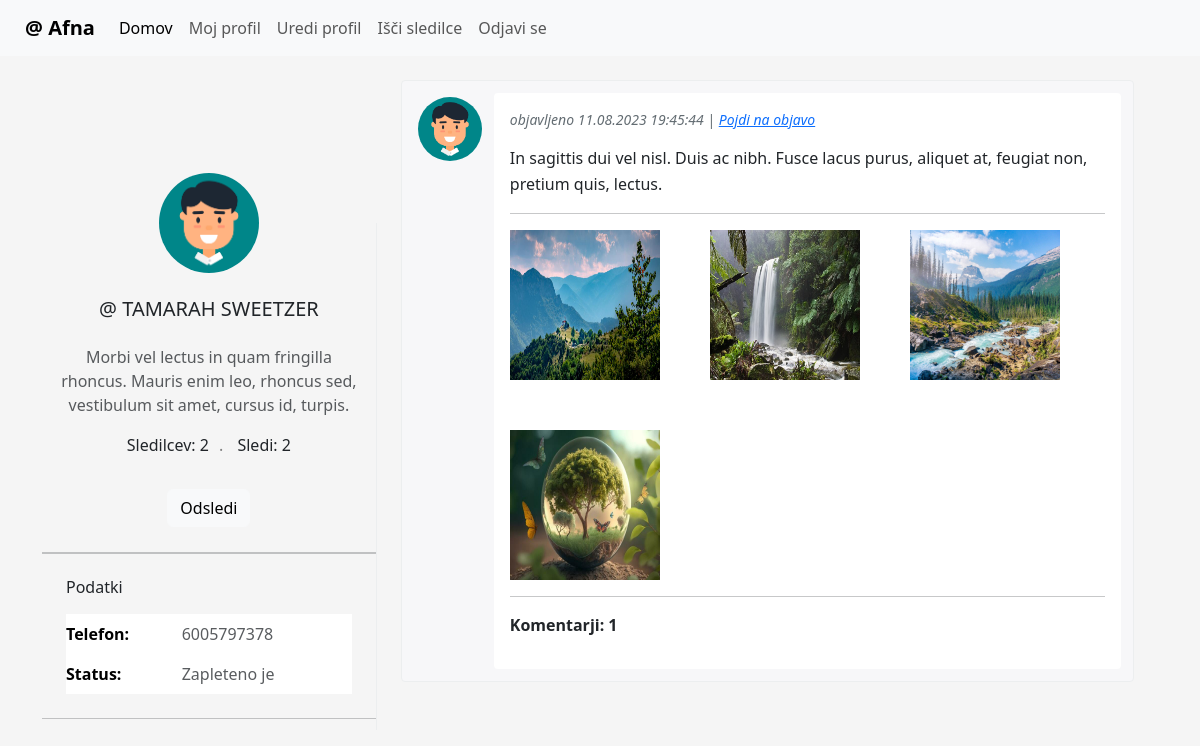
/user.php?user_id=274 (signed in), run on the app's committed database.
### tables this page shows
CREATE TABLE `tab_users` (
  `id` int(11) NOT NULL COMMENT 'Enolični identifikator uporabnika',
  `first_name` varchar(255) DEFAULT NULL COMMENT 'Ime uporabnika',
  `last_name` varchar(255) DEFAULT NULL COMMENT 'Priimek uporabnika',
  `password` varchar(255) DEFAULT NULL COMMENT 'Geslo uporabnika (zašifrirano)',
  `email` varchar(255) DEFAULT NULL COMMENT 'E-poštni naslov uporabnika',
  `telephone` varchar(20) DEFAULT NULL COMMENT 'Telefonska številka uporabnika',
  `description` text DEFAULT NULL COMMENT 'Opis uporabnika',
  `relationship_status` varchar(50) DEFAULT NULL COMMENT 'Stanje razmerja uporabnika',
  `gender` int(1) NOT NULL
);

### profile.php (the view, shortened to what this page needs)
<?php
    include_once 'db.php';
    if (isset($_GET['user_id'])) {
        $user_id = $_GET['user_id'];
    } else {
        $user_id = $_SESSION['user_id'];
    }
    $query = "select *, profile_picture(id) slika from tab_users where id = ?";
    $stmt = $pdo->prepare($query);
    $stmt->execute([$user_id]);
    $user = $stmt->fetch();
    if ($user['relationship_status'] == 0) {
        $relationship_status = 'Samski/samska';
    } elseif ($user['relationship_status'] == 1) {
        $relationship_status = 'V razmerju';
    } elseif ($user['relationship_status'] == 2) {
        $relationship_status = 'Zapleteno je';
    } else {
        $relationship_status = '';
    }
    $query = "select count(*) cnt from tab_user_follower where user_id = ?";
    $stmt = $pdo->prepare($query);
    $stmt->execute([$user_id]);
    $num_followers = $stmt->fetch();
    $num_followers = $num_followers['cnt'];
    $query = "select count(*) cnt from tab_user_follower where follower_id = ?";
    $stmt = $pdo->prepare($query);
    $stmt->execute([$user_id]);
    $num_following = $stmt->fetch();
    $num_following = $num_following['cnt'];
?>
<div class="profile-section-user" style="margin-top:15%;">
    <div class="profile-info-brief p-3"><img class="img-fluid user-profile-avatar" src="<?php echo $user['slika']; ?>" alt="">
        <div class="text-center">
            <h5 class="text-uppercase mb-4"><?php echo '@ ' . $user['first_name'] . ' ' . $user['last_name']; ?></h5>
            <p class="text-muted fz-base"><?php echo $user['description']; ?></p>
            <p>Sledilcev: <?php echo $num_followers; ?><span style="color:grey;margin-right:10px;margin-left:10px;">.</span> Sledi: <?php echo $num_following; ?></p>
        </div>
    </div>
    <form action="follow.php" method="post">
    <div style="display:flex;justify-content:center;">
    <?php
        if ($user_id != $_SESSION['user_id']) {
            $query = "select is_follower(?,?) is_following";
            $stmt = $pdo->prepare($query);
            $stmt->execute([$_SESSION['user_id'],$user_id]);
            $following = $stmt->fetch();
            if ($following['is_following'] == 1) {
                echo '<button type="submit" name="unfollow" type="button" class="btn btn-light" style="margin-bottom:25px;">Odsledi</button>';
            } else {
                echo '<button type="submit" name="follow" type="button" class="btn btn-primary" style="margin-bottom:25px;">Sledi</button>';
            }
        }
    ?>
    </div>
    </form>
    <hr class="m-0">
    <div class="hidden-sm-down">
        <hr class="m-0">
        <div class="profile-info-contact p-4">
            <h6 class="mb-3">Podatki</h6>
            <table class="table">
                <tbody>
                    <tr>
                        <td><strong>Telefon:</strong></td>
                        <td>
                            <p class="text-muted mb-0"><?php echo $user['telephone']; ?></p>
                        </td>
                    </tr>
                    <tr>
                        <td><strong>Status:</strong></td>
                        <td>
                            <p class="text-muted mb-0"><?php echo $relationship_status; ?></p>
                        </td>
                    </tr>
                </tbody>
            </table>
        </div>
        <hr class="m-0">
    </div>
</div>

### css/main.css (style rules this page uses)
.profile-section-user { border-right: 1px solid #eceeef; -webkit-box-flex: 0; -ms-flex: 0 0 100%; flex: 0 0 100% }
@media (min-width:768px) { .profile-section-user { -ms-flex-preferred-size: 34%; flex-basis: 34% } }
@media (min-width:992px) { .profile-section-user { -ms-flex-preferred-size: 30%; flex-basis: 30% } }
.profile-section-user table { margin-bottom: 0 }
.profile-section-user table td { border: none; padding-left: 0; padding-right: 0 }
.profile-info-brief { position: relative; padding-top: 74px!important }
.profile-info-brief .user-profile-avatar { width: 100px; height: 100px; border-radius: 100%; position: absolute; top: -50px; left: calc(50% - 50px) }

### data on the page
tab_users: first_name "TAMARAH", last_name "SWEETZER", description "Morbi vel lectus in quam fringilla rhoncus. Mauris enim leo, rhoncus sed, vestibulum sit amet, cursus id, turpis.", telephone "6005797378", relationship_status "Zapleteno je"

### other printed values
$num_followers "2"
$num_following "2"
date("d.m.Y H:i:s", strtotime($post['date_add'])) "11.08.2023 19:45:44"
$post['description'] "In sagittis dui vel nisl. Duis ac nibh. Fusce lacus purus, aliquet at, feugiat non, pretium quis, lectus."
$post['num_comments'] "1"
